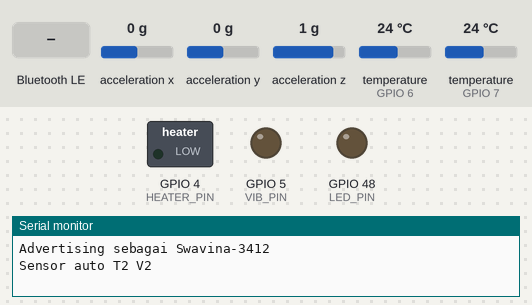
Simulated run of this sketch. Board: ESP32-S3. Parts: switched loads named in the sketch (green lamp = pin HIGH), output pins drawn as LEDs (lit = HIGH), the last lines printed to the serial monitor. Wiring (inferred from the names in the program): MPU-9250 motion sensor at I2C address 0x68; MPU-9250 motion sensor at I2C address 0x69. The inputs (shaded band) are chosen by the test bench; at power-on: acceleration x 0 g, acceleration y 0 g, acceleration z 1 g, temperature (sensors on GPIO 6, GPIO 7) 24 °C. Random numbers use the default seed unless the sketch sets one; EEPROM starts erased; nothing arrives over Bluetooth unless stated; a phone connects over Bluetooth LE 3 s after start.

Above: at 1.2 s.
1.3 s: Bluetooth LE write "Berjalan 19:40" received
At 3.4 s:
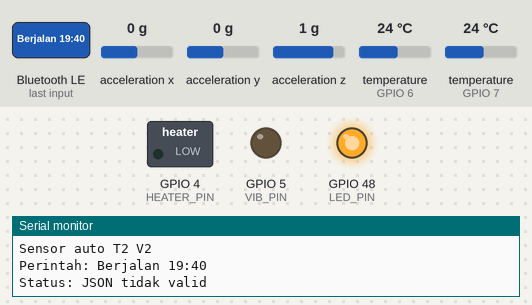
4.5 s: Bluetooth LE write "start" received
6.0 s: Bluetooth LE write "stop" received
Timing chart, 0 to 9.0 s (numbered marks = the images above; inputs shaded):
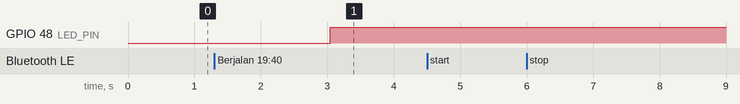

The sketch:

esp32s3_swavina_ble.ino
```cpp
/*
 * Swavina — firmware ESP32-S3 (koneksi Bluetooth Low Energy)
 *
 * Perangkat mengiklankan diri sebagai "Swavina-XXXX" dengan service UUID
 * di bawah. Aplikasi (lib/core/ble_service.dart) scan → connect → menulis
 * perintah JSON ke characteristic COMMAND dan menerima status lewat notify
 * characteristic STATUS.
 *
 * GATT:
 *  Service  4fafc201-1fb5-459e-8fcc-c5c9c331914b
 *   COMMAND beb5483e-36e1-4688-b7f5-ea07361b26a8  (write / write without response)
 *           {"cmd":"start","temp":38,"vib":45,"dur":20} | {"cmd":"stop"} | {"cmd":"status"}
 *           {"cmd":"sensor"} (lihat mode & sensor terdeteksi) | {"cmd":"sensor","mode":"auto|sim|real"}
 *   STATUS  6e400003-b5a3-f393-e0a9-e50e24dcca9e  (read / notify, teks ≤ 20 byte)
 *           "Siap" | "Berjalan 19:40" | "Selesai" | "Berhenti" | pesan error
 *   SENSOR  6e400004-b5a3-f393-e0a9-e50e24dcca9e  (read / notify JSON tiap 1 detik)
 *           {"simulated":false,"mode":"auto","left":{"temp":37.8,"vib":44.6},"right":{"temp":37.4,"vib":43.9}}
 *           Sensor DS18B20 & MPU6050/ADXL345 dideteksi otomatis; yang belum
 *           terpasang disimulasikan (mode auto) — lihat sensors.h.
 *
 * Board: ESP32S3 Dev Module (core esp32 3.x) + ArduinoJson v7, OneWire, DallasTemperature.
 *   Upload & Serial lewat port UART (CH343) board: FQBN esp32:esp32:esp32s3
 *
 * Wiring:
 *   GPIO4  → driver MOSFET pemanas (PWM)
 *   GPIO5  → driver motor getar (PWM)
 *   GPIO6 / GPIO7 → DS18B20 kaki kiri / kanan (pull-up 4,7 kΩ ke 3V3)
 *   GPIO8 / GPIO9 → I2C SDA / SCL akselerometer (alamat kiri/kanan di sensors.h)
 *   LED RGB onboard (GPIO48 di DevKitC-1) nyala saat aplikasi terhubung.
 */

#include <BLEDevice.h>
#include <BLEServer.h>
#include <BLEUtils.h>
#include <BLE2902.h>
#include <ArduinoJson.h>
#include "sensors.h"

// ── Samakan dengan lib/core/ble_service.dart ────────────────────────────────
#define SERVICE_UUID "4fafc201-1fb5-459e-8fcc-c5c9c331914b"
#define CHAR_COMMAND_UUID "beb5483e-36e1-4688-b7f5-ea07361b26a8"
#define CHAR_STATUS_UUID "6e400003-b5a3-f393-e0a9-e50e24dcca9e"
#define CHAR_SENSOR_UUID "6e400004-b5a3-f393-e0a9-e50e24dcca9e"
const char *NAME_PREFIX = "Swavina";  // aplikasi mencari nama berawalan ini
// ────────────────────────────────────────────────────────────────────────────

const int TEMP_MIN = 30;  // °C
const int TEMP_MAX = 40;  // °C, batas aman — samakan dengan maxTemperature di aplikasi
const float TEMP_CUTOFF = TEMP_MAX + 1.0f;  // °C terbaca sensor → pemanas dimatikan

// ESP32-S3 tidak punya GPIO25, dan GPIO26–32 dipakai flash/PSRAM.
const uint8_t HEATER_PIN = 4;         // PWM ke driver MOSFET pemanas
const uint8_t VIB_PIN = 5;            // PWM ke driver motor getar
const uint8_t LED_PIN = LED_BUILTIN;  // LED RGB onboard: nyala saat terhubung
const uint32_t PWM_FREQ = 5000;
const uint8_t PWM_BITS = 10;    // duty 0–1023

BLEServer *server = nullptr;
BLECharacteristic *statusChar = nullptr;
BLECharacteristic *sensorChar = nullptr;
String deviceName;

volatile bool clientConnected = false;
bool restartAdvertising = false;

bool therapyRunning = false;
unsigned long therapyEndsAt = 0;
unsigned long lastNotifyAt = 0;
unsigned long lastSensorAt = 0;

// Perintah ditulis dari task BLE; dieksekusi di loop() agar aman.
String pendingCommand;
portMUX_TYPE cmdMux = portMUX_INITIALIZER_UNLOCKED;

/* ===== STATUS ===== */
void notifyStatus(const String &text) {
  if (!statusChar) return;
  statusChar->setValue(text.c_str());
  if (clientConnected) statusChar->notify();
  Serial.println("Status: " + text);
}

/* ===== SENSOR ===== */
void addFoot(JsonObject o, const FootReading &f) {
  if (!isnan(f.temp)) o["temp"] = roundf(f.temp * 10) / 10;
  if (!isnan(f.vib)) o["vib"] = roundf(f.vib * 10) / 10;
}

void notifySensors() {
  JsonDocument doc;
  doc["simulated"] = sensors::anySimulated;
  doc["mode"] = sensors::MODE_NAMES[sensors::mode];
  addFoot(doc["left"].to<JsonObject>(), leftFoot);
  addFoot(doc["right"].to<JsonObject>(), rightFoot);
  String json;
  serializeJson(doc, json);
  sensorChar->setValue(json.c_str());
  if (clientConnected) sensorChar->notify();
}

String runningText() {
  long left = therapyRunning ? (long)(therapyEndsAt - millis()) / 1000 : 0;
  if (left < 0) left = 0;
  char buf[21];
  snprintf(buf, sizeof(buf), "Berjalan %02ld:%02ld", left / 60, left % 60);
  return buf;
}

/* ===== TERAPI ===== */
void stopOutputs() {
  ledcWrite(HEATER_PIN, 0);
  ledcWrite(VIB_PIN, 0);
}

void startTherapy(int temp, int vib, int dur) {
  // Pemetaan sederhana parameter → duty PWM. Ganti dengan kontrol suhu
  // tertutup (mis. PID + sensor DS18B20 / NTC) sesuai hardware.
  // Suhu dibatasi maks. TEMP_MAX °C walau aplikasi mengirim nilai lebih tinggi.
  temp = constrain(temp, TEMP_MIN, TEMP_MAX);
  int heatDuty = map(temp, 30, 45, 300, 1023);
  int vibDuty = map(constrain(vib, 30, 60), 30, 60, 400, 1023);
  ledcWrite(HEATER_PIN, heatDuty);
  ledcWrite(VIB_PIN, vibDuty);
  sensors::setTarget(true, temp, constrain(vib, 30, 60));
  therapyRunning = true;
  therapyEndsAt = millis() + (unsigned long)constrain(dur, 1, 60) * 60000UL;
  notifyStatus(runningText());
  lastNotifyAt = millis();
}

void stopTherapy(const char *reason) {
  therapyRunning = false;
  stopOutputs();
  sensors::setTarget(false, 0, 0);
  notifyStatus(reason);
}

void handleCommand(const String &raw) {
  JsonDocument doc;
  if (deserializeJson(doc, raw) != DeserializationError::Ok) {
    notifyStatus("JSON tidak valid");
    return;
  }
  String cmd = doc["cmd"] | "";
  if (cmd == "start") {
    startTherapy(doc["temp"] | 38, doc["vib"] | 45, doc["dur"] | 20);
  } else if (cmd == "stop") {
    stopTherapy("Berhenti");
  } else if (cmd == "sensor") {
    String mode = doc["mode"] | "";
    if (mode.length() && !sensors::setMode(mode)) {
      notifyStatus("Mode tidak dikenal");
    } else {
      notifyStatus(sensors::summary());
    }
  } else if (cmd == "status") {
    notifyStatus(therapyRunning ? runningText() : String("Siap"));
  } else {
    notifyStatus("Cmd tidak dikenal");
  }
}

/* ===== CALLBACK BLE ===== */
class ServerCallbacks : public BLEServerCallbacks {
  void onConnect(BLEServer *) override {
    clientConnected = true;
  }
  void onDisconnect(BLEServer *) override {
    clientConnected = false;
    restartAdvertising = true;  // agar bisa ditemukan lagi
  }
};

class CommandCallbacks : public BLECharacteristicCallbacks {
  void onWrite(BLECharacteristic *c) override {
    String v = c->getValue();
    portENTER_CRITICAL(&cmdMux);
    pendingCommand = v;
    portEXIT_CRITICAL(&cmdMux);
  }
};

void startAdvertising() {
  BLEAdvertising *adv = BLEDevice::getAdvertising();

  // Paket iklan (maks. 31 byte): flags + service UUID 128-bit.
  BLEAdvertisementData advData;
  advData.setFlags(0x06);  // LE General Discoverable, BR/EDR tidak didukung
  advData.setCompleteServices(BLEUUID(SERVICE_UUID));
  adv->setAdvertisementData(advData);

  // Nama lengkap dikirim di scan response agar tidak terpotong.
  BLEAdvertisementData scanData;
  scanData.setName(deviceName);
  adv->setScanResponseData(scanData);

  adv->setMinPreferred(0x06);  // membantu koneksi di iPhone
  adv->setMaxPreferred(0x12);
  BLEDevice::startAdvertising();
  Serial.println("Advertising sebagai " + deviceName);
}

/* ===== SETUP / LOOP ===== */
void setup() {
  Serial.begin(115200);
  pinMode(LED_PIN, OUTPUT);
  ledcAttach(HEATER_PIN, PWM_FREQ, PWM_BITS);
  ledcAttach(VIB_PIN, PWM_FREQ, PWM_BITS);
  stopOutputs();
  sensors::begin();

  uint64_t mac = ESP.getEfuseMac();
  char id[5];
  snprintf(id, sizeof(id), "%02X%02X", (unsigned)((mac >> 32) & 0xFF), (unsigned)((mac >> 40) & 0xFF));
  deviceName = String(NAME_PREFIX) + "-" + id;

  BLEDevice::init(deviceName.c_str());
  BLEDevice::setMTU(185);  // JSON sensor ±90 byte, melebihi MTU default (20 byte data)
  server = BLEDevice::createServer();
  server->setCallbacks(new ServerCallbacks());

  BLEService *service = server->createService(SERVICE_UUID);

  BLECharacteristic *commandChar = service->createCharacteristic(
      CHAR_COMMAND_UUID, BLECharacteristic::PROPERTY_WRITE | BLECharacteristic::PROPERTY_WRITE_NR);
  commandChar->setCallbacks(new CommandCallbacks());

  statusChar = service->createCharacteristic(
      CHAR_STATUS_UUID, BLECharacteristic::PROPERTY_READ | BLECharacteristic::PROPERTY_NOTIFY);
#if defined(CONFIG_BLUEDROID_ENABLED)
  statusChar->addDescriptor(new BLE2902());  // NimBLE menambahkannya otomatis
#endif
  statusChar->setValue("Siap");

  sensorChar = service->createCharacteristic(
      CHAR_SENSOR_UUID, BLECharacteristic::PROPERTY_READ | BLECharacteristic::PROPERTY_NOTIFY);
#if defined(CONFIG_BLUEDROID_ENABLED)
  sensorChar->addDescriptor(new BLE2902());
#endif

  service->start();
  startAdvertising();
}

void loop() {
  String cmd;
  portENTER_CRITICAL(&cmdMux);
  if (pendingCommand.length()) {
    cmd = pendingCommand;
    pendingCommand = "";
  }
  portEXIT_CRITICAL(&cmdMux);
  if (cmd.length()) {
    Serial.println("Perintah: " + cmd);
    handleCommand(cmd);
  }

  if (restartAdvertising) {
    restartAdvertising = false;
    delay(300);  // beri waktu stack BLE menyelesaikan disconnect
    startAdvertising();
  }

  sensors::update();
  if (millis() - lastSensorAt >= 1000) {
    lastSensorAt = millis();
    notifySensors();
    static bool reported = false;  // deteksi akselerometer berjalan di task terpisah
    if (!reported) {
      reported = true;
      Serial.println(sensors::summary());
    }
  }

  if (therapyRunning) {
    if (leftFoot.temp > TEMP_CUTOFF || rightFoot.temp > TEMP_CUTOFF) {
      stopTherapy("Suhu berlebih");
    } else if ((long)(millis() - therapyEndsAt) >= 0) {
      stopTherapy("Selesai");
    } else if (millis() - lastNotifyAt >= 1000) {
      lastNotifyAt = millis();
      notifyStatus(runningText());
    }
  }

  // LED RGB ditulis lewat RMT, jadi hanya saat status koneksi berubah.
  static int ledState = -1;
  if (ledState != clientConnected) {
    ledState = clientConnected;
    digitalWrite(LED_PIN, ledState ? HIGH : LOW);
  }
  delay(10);
}
```

Source omitted: sensors.h (9687 bytes)
